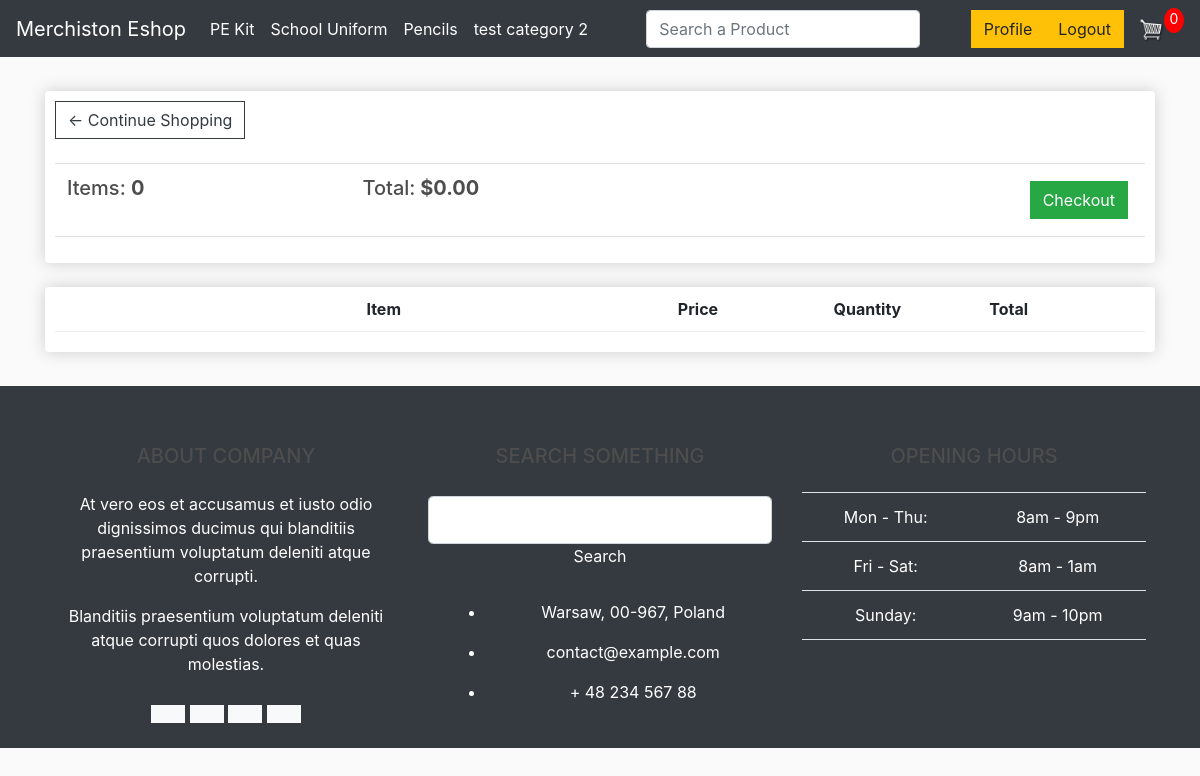
The page /cart/ (signed in) on the database as committed earlier.
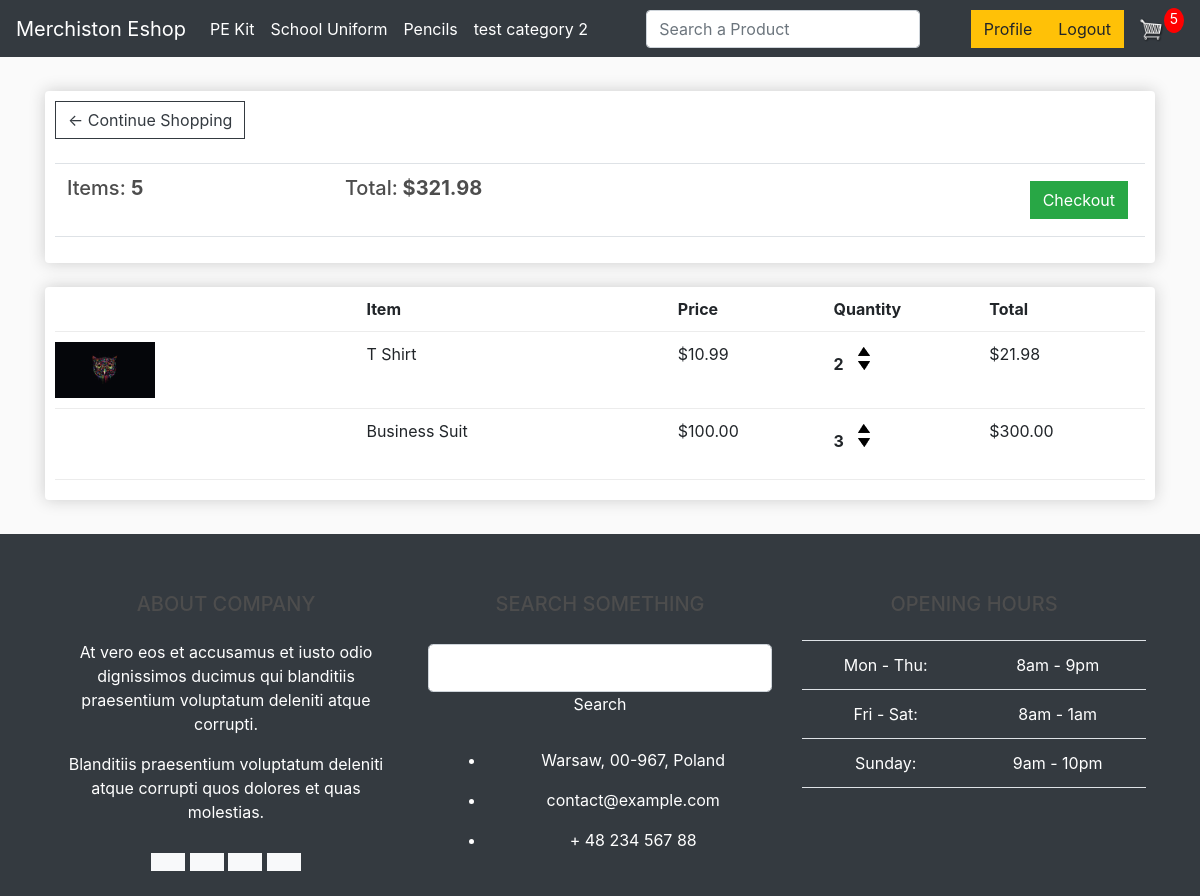
The same page on the database as committed later.
### store/models.py (models this page shows, shortened)
class Category(models.Model):
    title = models.CharField(max_length=255)
    slug = models.SlugField(max_length=255, unique=True, default=uuid.uuid1)
    class Meta:
        verbose_name_plural = 'Categories'

class Order(models.Model):
    customer = models.ForeignKey(Customer, on_delete=models.SET_NULL, null=True, blank=True)
    date_ordered = models.DateTimeField(auto_now_add=True)
    complete = models.BooleanField(default=False)
    transaction_id = models.CharField(max_length=100, null=True)
    @property
    def get_cart_total(self):
        orderitems = self.orderitem_set.all()
        total = sum([item.get_total for item in orderitems])
        return total
    @property
    def get_cart_items(self):
        orderitems = self.orderitem_set.all()
        total = sum([item.quantity for item in orderitems])
        return total

class OrderItem(models.Model):
    product = models.ForeignKey(Product, on_delete=models.SET_NULL, null=True)
    order = models.ForeignKey(Order, on_delete=models.SET_NULL, null=True)
    quantity = models.IntegerField(default=0, null=True, blank=True)
    date_added = models.DateTimeField(auto_now_add=True)
    size = models.ForeignKey(Variation, on_delete=models.CASCADE, null=True, default=1)
    @property
    def get_total(self):
        total = self.product.price * self.quantity
        return total

class Product(models.Model):
    category = models.ForeignKey(Category, related_name='products', on_delete=models.CASCADE, default=1)
    name = models.CharField(max_length=200)
    price = models.FloatField()
    digital = models.BooleanField(default=False, null=True, blank=True)
    image = models.ImageField(null=True, blank=True)
    description = models.TextField(null=True, blank=True)
    slug = models.SlugField(max_length=255, unique=True, default=uuid.uuid1)
    @property
    def imageURL(self):
        try:
            url = self.image.url
        except:
            url = ''
        return url
    class Meta:
        unique_together = ('name', 'slug')

### store/views.py (the view)
# urls.py: path('cart/', views.cart, name="cart"),
def cart(request):
    data = cartData(request)
    cartItems = data['cartItems']
    order = data['order']
    items = data['items']
    context = {'items': items, 'order': order, 'cartItems': cartItems}
    return render(request, 'store/cart.html', context)

### store/context_processors.py (called while the page is built)
def menu_categories(request):
    categories = Category.objects.all()
    return {'menu_categories': categories}

### store/utils.py (called while the page is built)
def cartData(request):
    if request.user.is_authenticated:
        customer = request.user.customer
        order, created = Order.objects.get_or_create(customer=customer, complete=False)
        items = order.orderitem_set.all()
        cartItems = order.get_cart_items
    else:
        cookieData = cookieCart(request)
        cartItems = cookieData['cartItems']
        order = cookieData['order']
        items = cookieData['items']
    return {'cartItems': cartItems, 'order': order, 'items': items}

### store/templates/store/cart.html
{% extends 'store/main.html' %}
{% load static %}
{% block content %}
	<div class="row">
		<div class="col-lg-12">
			<div class="box-element">
				<a  class="btn btn-outline-dark" href="{% url 'store' %}">&#x2190; Continue Shopping</a>
				<br>
				<br>
				<table class="table">
					<tr>
						<th><h5>Items: <strong>{{order.get_cart_items}}</strong></h5></th>
						<th><h5>Total:<strong> ${{order.get_cart_total|floatformat:2}}</strong></h5></th>
						<th>
							<a  style="float:right; margin:5px;" class="btn btn-success" href="{% url 'checkout' %}">Checkout</a>
						</th>
					</tr>
				</table>
			</div>
			<br>
			<div class="box-element">
				<div class="cart-row">
					<div style="flex:2"></div>
					<div style="flex:2"><strong>Item</strong></div>
					<div style="flex:1"><strong>Price</strong></div>
					<div style="flex:1"><strong>Quantity</strong></div>
					<div style="flex:1"><strong>Total</strong></div>
				</div>
				{% for item in items %}
				<div class="cart-row">
					<div style="flex:2"><img class="row-image" src="{{item.product.imageURL}}"></div>
					<div style="flex:2"><p>{{item.product.name}}</p></div>
					<div style="flex:1"><p>${{item.product.price|floatformat:2}}</p></div>
					<div style="flex:1">
						<p class="quantity">{{item.quantity}}</p>
						<div class="quantity">
							<img data-product="{{item.product.id}}" data-action="add" class="chg-quantity update-cart" src="{% static  'images/arrow-up.png' %}">
							<img data-product="{{item.product.id}}" data-action="remove" class="chg-quantity update-cart" src="{% static  'images/arrow-down.png' %}">
						</div>
					</div>
					<div style="flex:1"><p>${{item.get_total|floatformat:2}}</p></div>
				</div>
				{% endfor %}
			</div>
		</div>
	</div>
{% endblock content %}

### store/templates/store/main.html (shortened to what this page needs)
<!DOCTYPE html>
{% load static %}
<html lang="en">
<head>
    <link href="https://cdn.jsdelivr.net/npm/bootstrap@5.0.2/dist/css/bootstrap.min.css" rel="stylesheet">
	<link rel="stylesheet" href="https://stackpath.bootstrapcdn.com/bootstrap/4.4.1/css/bootstrap.min.css">
	<link rel="stylesheet" type="text/css" href="{% static 'css/main.css' %}">
</head>
<body>
	<nav class="navbar navbar-expand-lg navbar-dark bg-dark">
        <a class="navbar-brand" href="{% url 'store' %}">Merchiston Eshop</a>
	  <div class="collapse navbar-collapse" id="navbarSupportedContent">
	    <ul class="navbar-nav mr-auto">
            {% for category in menu_categories %}
                {% if not category.children.all %}
                    <li class="nav-item active">
                <a class="nav-link" href="{% url 'category_detail' category.slug %}">{{ category.title }}</a>
                {% endif %}
					{% endfor %}
                </li>
	    </ul>
      <ul class="navbar-nav mr-auto">
              <form action="/search" method="get">
                  <input type="text" class="form-control" name="search" id="search exampleInputPassword1" placeholder="Search a Product">
            </form>
      </ul>
            </div>
	    <div class="form-inline my-2 my-lg-0">
            {% if user.is_authenticated %}
                <a href="{% url 'profile' %}" class="btn btn-warning">Profile</a>
	     	    <a href="{% url 'logout' %}" class="btn btn-warning">Logout</a>
            {% else %}
	     	    <a href="{% url 'login' %}" class="btn btn-warning">Login</a>
                <a href="{% url 'register' %}" class="btn btn-warning">Register</a>
            {% endif %}
            <a href="{% url 'cart' %}">
	    		<img  id="cart-icon" src="{% static 'images/cart.png' %}" alt="">
	    	</a>
	    	<p id="cart-total">{{cartItems}}</p>
	    </div>
    </nav>
     <div class="container">
            <br>
            {% block content %}
            {% endblock content %}
              </div>
<div class="footer">
  <footer class="text-white text-center text-lg-start bg-dark">
    <div class="container p-4">
      <div class="row mt-4">
        <div class="col-lg-4 col-md-12 mb-4 mb-md-0">
          <h5 class="text-uppercase mb-4">About company</h5>
          <p>
            At vero eos et accusamus et iusto odio dignissimos ducimus qui blanditiis praesentium
            voluptatum deleniti atque corrupti.
          </p>
          <p>
            Blanditiis praesentium voluptatum deleniti atque corrupti quos dolores et quas
            molestias.
          </p>
          <div class="mt-4">
            <a type="button" class="btn btn-floating btn-light btn-lg"></a>
            <a type="button" class="btn btn-floating btn-light btn-lg"></a>
            <a type="button" class="btn btn-floating btn-light btn-lg"></a>
            <a type="button" class="btn btn-floating btn-light btn-lg"></a>
          </div>
        </div>
        <div class="col-lg-4 col-md-6 mb-4 mb-md-0">
          <h5 class="text-uppercase mb-4 pb-1">Search something</h5>
          <div class="form-outline form-white mb-4">
            <input type="text" id="formControlLg" class="form-control form-control-lg" />
            <label class="form-label" for="formControlLg">Search</label>
          </div>
          <ul class="fa-ul" style="margin-left: 1.65em;">
            <li class="mb-3">
              <span class="fa-li"></span><span class="ms-2">Warsaw, 00-967, Poland</span>
            </li>
            <li class="mb-3">
              <span class="fa-li"></span><span class="ms-2">contact@example.com</span>
            </li>
            <li class="mb-3">
              <span class="fa-li"></span><span class="ms-2">+ 48 234 567 88</span>
            </li>
          </ul>
        </div>
        <div class="col-lg-4 col-md-6 mb-4 mb-md-0">
          <h5 class="text-uppercase mb-4">Opening hours</h5>
          <table class="table text-center text-white">
            <tbody class="fw-normal">
              <tr>
                <td>Mon - Thu:</td>
                <td>8am - 9pm</td>
              </tr>
              <tr>
                <td>Fri - Sat:</td>
                <td>8am - 1am</td>
              </tr>
              <tr>
                <td>Sunday:</td>
                <td>9am - 10pm</td>
              </tr>
            </tbody>
          </table>
        </div>
      </div>
    </div>
  </footer>
</div>
</body>
</html>

### static/css/main.css (style rules this page uses)
body { background-color: hsl(0, 0%, 98%); }
h1,h2,h3,h4,h5,h6 { color:hsl(0, 0%, 30%); }
.box-element { box-shadow:hsl(0, 0%, 80%) 0 0 16px; background-color: #fff; border-radius: 4px; padding: 10px; }
.bg-dark { background-color:hsl(0, 0%, 30%); }
#cart-icon { width:25px; display: inline-block; margin-left: 15px; }
#cart-total { display: block; text-align: center; color:#fff; background-color: red; width: 20px; height: 25px; border-radius: 50%; font-size: 14px; }
.col-lg-4, .col-lg-6, .col-lg-8, .col-lg-12 { margin-top: 10px; }
.btn { border-radius: 0; }
.row-image { width: 100px; }
.cart-row { display: flex; align-items: stretch; padding-bottom: 10px; margin-bottom: 10px; border-bottom: 1px solid #ececec; }
.quantity { display: inline-block; font-weight: 700; padding-right:10px; }
.chg-quantity { width: 12px; cursor: pointer; display: block; margin-top: 5px; transition:.1s; }

### store/templates/store/main.html (style rules this page uses)
.footer { clear: both; position: static; height: 150px; }

Rows that differ between the two databases and show on the page:
computed for Order: get_cart_items "0" → "5"; get_cart_total "0.00" → "321.98"
added OrderItem: product.imageURL (picture), product.name "T Shirt", product.price "10.99", quantity "2", get_total "21.98"
added OrderItem: product.name "Business Suit", product.price "100.00", quantity "3", get_total "300.00"
Other text that changed with them:
{{ cartItems }}: "0" → "5"
